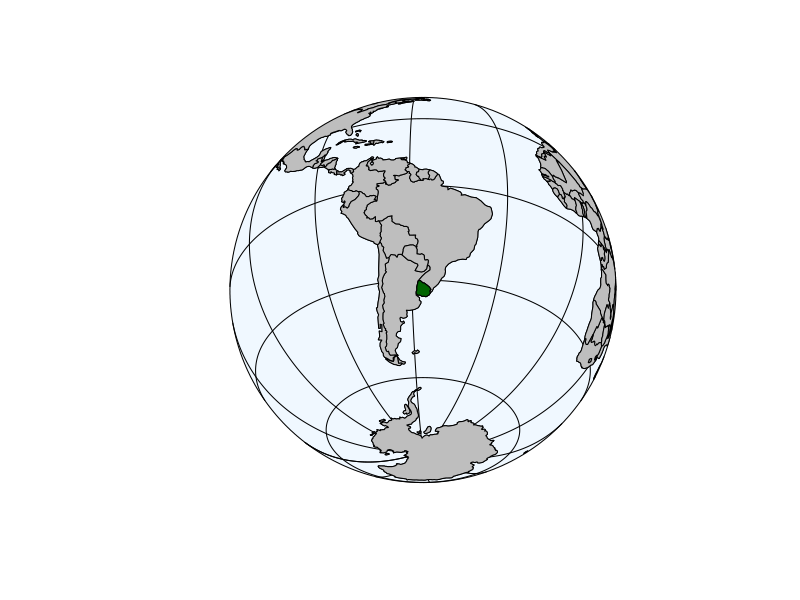
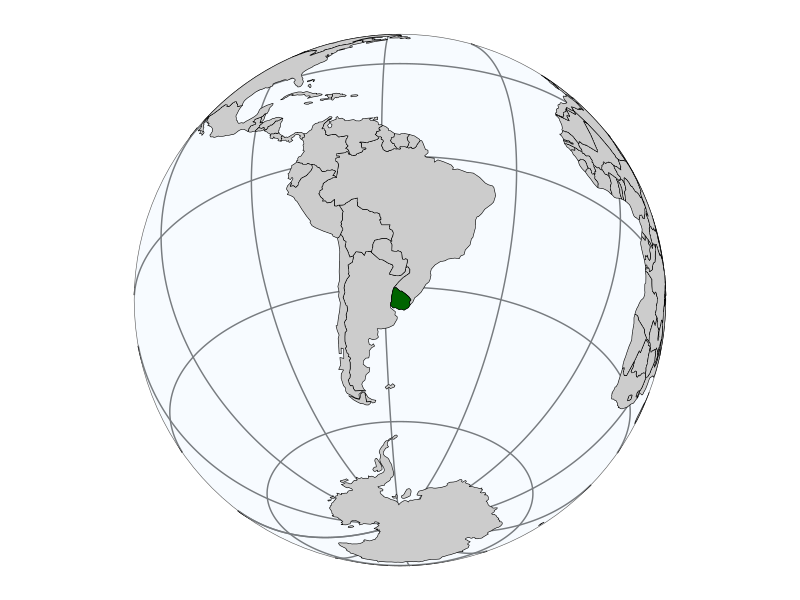

The R source for these figures, in order:
library(sf)
library(s2)
library(ggplot2)

# load maps
co = s2_data_countries()
cty = s2_data_countries("Uruguay")

# extract the oceans
g = as_s2_geography(TRUE)
oc = s2_difference(g, s2_union_agg(co)) # oceans

# Find the centroid of the cty object
cty_centroid = s2_centroid_agg(cty)

# Convert the centroid to lat/lon coordinates
lat_lon = s2_as_text(cty_centroid)

# Extract the numeric coordinates from the WKT string
coords <- as.numeric(unlist(strsplit(gsub("POINT \\(|\\)", "", lat_lon), " ")))

# Store the coordinates in lon and lat objects
lon <- coords[1]
lat <- coords[2]

# visible half of the world
b = s2_buffer_cells(as_s2_geography(paste0(lat_lon)), 9800000) # visible half

# intersect the visible oceans and visible countries
i = s2_intersection(b, oc) # visible ocean
i2 = s2_intersection(b, co) # visible countries

# define orthographic projections
ortho <- paste0('+proj=ortho +lat_0=', lat, ' +lon_0=', lon, ' +x_0=0 +y_0=0 +a=6371000 +b=6371000 +units=m +no_defs')

# define a circle that will represent the oceans
circle <- st_point(x = c(0,0)) %>% st_buffer(dist = 6371000) %>% st_sfc(crs = ortho)

# create the graticule
grat <- sf::st_graticule(lon=seq(-180,180, 30),
                         lat = seq(-90,90, 30),
                         ndiscr = 5000)
grat2 = s2_intersection(b, grat) # visible graticulates

# world map in base R
plot(st_transform(st_as_sfc(i), paste0("+proj=ortho +lat_0=", lat, " +lon_0=", lon)), col = 'aliceblue')
plot(st_transform(st_as_sfc(grat2), paste0("+proj=ortho +lat_0=", lat, " +lon_0=", lon)), col = 'black', add = T)
plot(st_transform(st_as_sfc(i2), paste0("+proj=ortho +lat_0=", lat, " +lon_0=", lon)), col = 'gray', add = T)
plot(st_transform(st_as_sfc(cty), paste0("+proj=ortho +lat_0=", lat, " +lon_0=", lon)), col = 'darkgreen', add = T)

# world map in ggplot language
ggplot() +
  geom_sf(data=st_as_sfc(grat2), color = 'black') +
  geom_sf(data = circle, fill = 'aliceblue', alpha=0.5)+
  geom_sf(data=st_as_sfc(i2), fill='gray80', color = 'black') +
  geom_sf(data=st_as_sfc(cty), fill='darkgreen', color = 'black') +
  coord_sf(crs = ortho) +
  theme(panel.grid.major = element_blank(),
        panel.background = element_rect(fill = NA))
